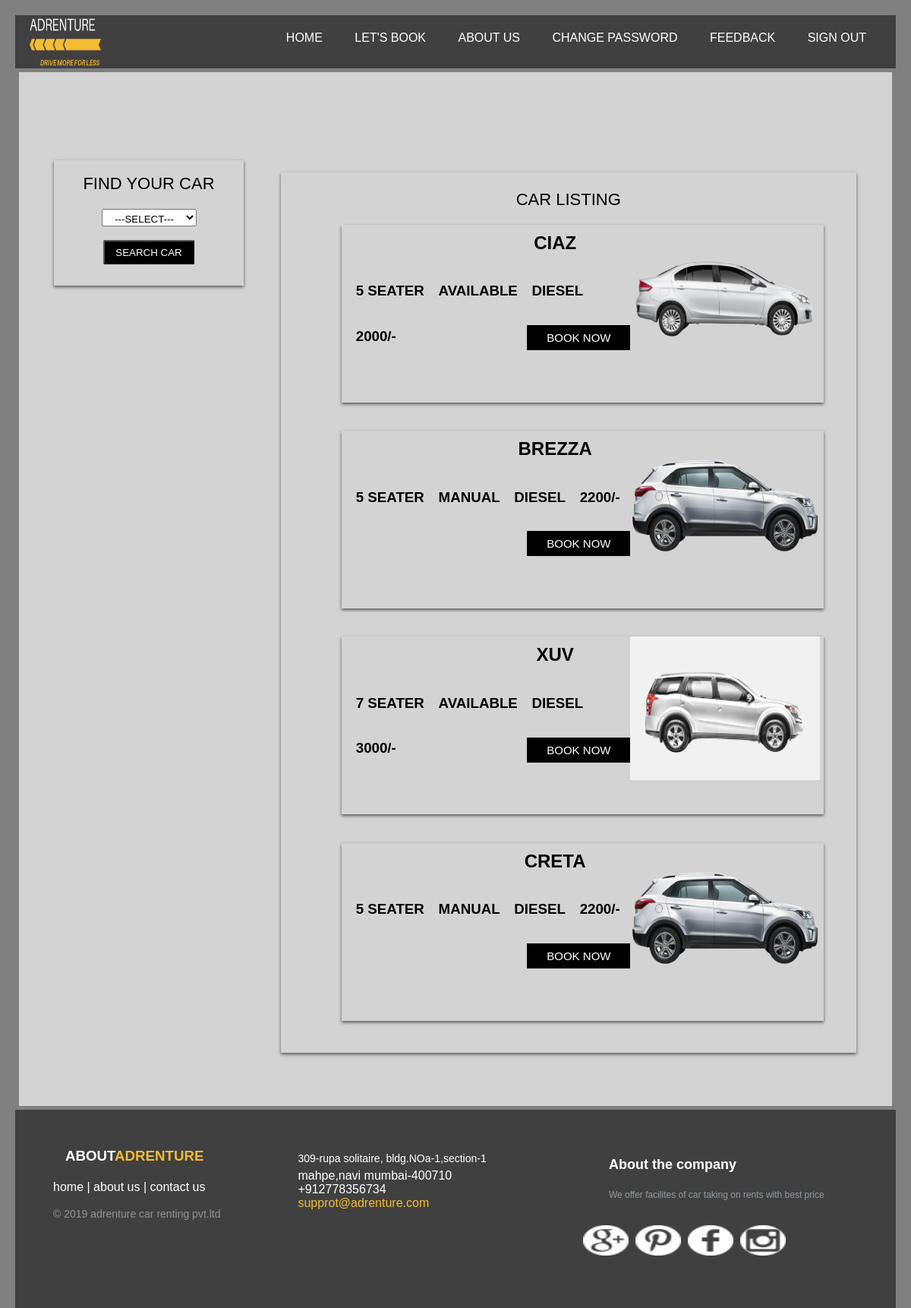
/index.php?page=findcar (signed in), run on the app's committed database.
### tables this page shows
CREATE TABLE IF NOT EXISTS `cartb` (
`c_id` int(20) NOT NULL,
  `v_nm` varchar(20) NOT NULL,
  `v_img` text NOT NULL,
  `v_fueltype` varchar(20) NOT NULL,
  `v_seats` int(20) NOT NULL,
  `v_rent` int(20) NOT NULL,
  `v_status` varchar(20) NOT NULL,
  `v_trans` varchar(20) NOT NULL,
  `qty` int(20) NOT NULL,
  `c_type` varchar(100) NOT NULL
);

### include/findcar.php (the view, shortened to what this page needs)
<?php
	$con=mysql_connect('localhost','root','root') or die("connect can't establish...");
?>
<html>
	<head>
	</head>
	</body>
			<div class="cat-table">
				<br><h1>FIND YOUR CAR</h1>
				<form action="" method="post">
				<select class="selcls" name="c_type" required>
				<?php
					echo "<option value=''>---select---</option>";
				?>
				</select><br><br>
				<input type="submit" name="submit" value="SEARCH CAR" />
				</form>
			</div>
			<div class="dis">
				<br><h1>CAR LISTING</h1>
				<?php
						if (!isset($_REQUEST['submit']))
						{
							$sel = "SELECT * FROM cartb";
							$results = mysql_query($sel,$con );
							if(mysql_num_rows($results)>0)
							{
							while ($rows= mysql_fetch_array($results))
							{
				?>
								<div class="card">
									<div class="photo">
										<img src="upload/<?php echo $rows['v_img'];?>" width="250px" height="189px">
									</div>
									<div class="description">
										<h2><?php echo $rows['v_nm']; ?></h2>
										<h3><?php echo $rows['v_seats']; echo "&nbsp;seater"; ?></h3>
										<h3><?php echo $rows['v_trans']; ?></h3>
										<h3><?php echo $rows['v_fueltype']; ?></h3>
										<h3><?php echo $rows['v_rent']; echo "/-"; ?></h3><br><br><br>
									</div>
									<form method="POST">
										<a href="index.php?page=book&book=<?php echo $rows['c_id']; ?>" class="button">book now</a>
									</form>
								</div>
				<?php
							}
						}
					}
				?>
			</div>
	</body>
</html>

### index.php (shortened to what this page needs)
<html>
<head>
<link href="css/hstyle.css" rel="stylesheet" type="text/css">
<link href="css/cstyle.css" rel="stylesheet" type="text/css">
<link href="css/fstyle.css" rel="stylesheet" type="text/css">
</head>
<body>
<div class =header>
		<div class=logo>
					<img src="images/logo.png" height=190 width=240>
				</div>
<?php
if(isset($_SESSION['unm']))
{
	if($_SESSION['a_u_status']==0)
	{
		?>
			<ul>
				<li><a href="index.php?page=home">HOME</a></li>
				<li><a href="index.php?page=findcar">LET'S BOOK</a></li>
				<li><a href="index.php?page=aboutus">ABOUT US</a></li>
				<li><a href="index.php?page=chg_password">CHANGE PASSWORD</a></li>
				<li><a href="index.php?page=feedback">FEEDBACK</a></li>
				<li><a href="index.php?page=logout">SIGN OUT</a></li>
			</ul>
		<?php
	}
	}
	?>
</div>
<div class=content>
<?php
	if(isset($_REQUEST['page']))
	{
		include "include/".$_REQUEST['page'].".php";
	}
	else
	{
		include "include/home.php";
	}
?>
<div class=footer>
	<div class=footer-content>
		<div class="footer-left">
			<h3>about<span>adrenture</span></h3><br>
			<p class="footer-links">
				<a href="index.php?page=home">home</a> |
				<a href="index.php?page=home">about us</a> |
				<a href="index.php?page=home">contact us</a>
			</p>
			<p class="footer-company-name">&copy; 2019 adrenture car renting pvt.ltd</p>
		</div>
		<div class="footer-center">
			<p><span>309-rupa solitaire,
			bldg.NOa-1,section-1</span>
			mahpe,navi mumbai-400710</p><br>
			<p>+912778356734</p><br>
			<p><a href ="mailto:support@adrenture.com">supprot@adrenture.com</a></p>
		</div>
		<div class="footer-right">
					<p class="footer-company-about">
						<span>About the company</span>
						We offer facilites of car taking on rents with  best price
					</p><br>
					<a href="#"><img src="images/gp.png" height=40px width=60px></a>&nbsp;
					<a href="#"><img src="images/pin.png" height=40px width=60px></a>&nbsp;
					<a href="#"><img src="images/fb.png" height=40px width=60px></a>&nbsp;
					<a href="#"><img src="images/insta.png" height=40px width=60px></a>
				</div>
	</div>
</div>
</body>
</html>

### css/hstyle.css (style rules this page uses)
body,html { margin:10px; padding:0; background-color:grey; font-family:Arial,Helvetica,Sans-Serif; }
.header { background-color:#404040; width:100%; height:70px; margin-right:10px; }
ul { float:right; margin-right:20px; }
ul li { transition:0.8s ease; list-style-type:none; display:inline-block; padding-top:5px; text-transform:uppercase; }
ul li a { text-decoration:none; color:#fff; padding:19px; }
.logo { position:absolute; margin:-66px -55px; }

### css/cstyle.css (style rules this page uses)
.content { padding:70px 0; background-color:lightgrey; text-align:center; overflow:auto; margin:5px; min-height:100%; }
h1 { margin:0 0 20px 0; font-weight:300; font-size:22px; }
input[type="submit"], input[type="reset"] { margin-bottom:28px; height:32px; width:120px; background:#000; border-radius:2px; color:#fff; font-weight:500; text-transform:uppercase; transition:0.25 ease; cursor:pointer; }
.cat-table { position: relative; margin: 4%; background:transparent; height: auto; width: 250px; box-shadow: 0 2px 4px rgba(0, 0, 0, 0.6); text-transform:uppercase; }
.cat-table select { padding-top:4px; text-align:center; width:50%; text-transform:uppercase; }
.dis { margin-left:30%; margin-top:-17%; width:65%; height:100% auto; box-shadow: 0 2px 4px rgba(0, 0, 0, 0.6); background:transparent; padding:5px; }
.card { background:transparent; width:85%; height:30%; margin-left:75px; margin-bottom:5%; box-shadow: 0 2px 4px rgba(0, 0, 0, 0.6); }
.photo { float:right; padding-right:5px; }
.description { float:center; width:59%; border-right:10px; border-color:black; }
h2 { float:center; padding-left:10%; padding-top:10px; text-transform:uppercase; }
h3 { float:left; padding-left:5%; text-transform:uppercase; text-align:center; }
.card .button { text-decoration: none; padding:8px; background: #000; border:none; border-radius: 0px; color: #fff; text-transform: uppercase; transition: 0.2s ease; cursor: pointer; float:right; margin-top:15px; font-size:15px; width: 120px; position:relative; }
h2 { padding-left:50%; padding-top:10px; }

### css/fstyle.css (style rules this page uses)
.footer { background-color:#404040; width:100%; height:70px; margin-right:10px; }
.footer .footer-content { background-color:#404040; box-sizing:border-box; width:100%; text-align:left; padding:50px 50px 20px 50px; margin-bottom:10px; }
.footer-content .footer-left, .footer-content .footer-center, .footer-content .footer-right { display:inline-block; vertical-align:top; margin-bottom:45px; }
.footer-content .footer-left { width:30%; }
.footer-content h3 { color:#ffffff; margin:0; }
.footer-content h3 span { color:#f4bc33; }
.footer-content .footer-links { color:#ffffff; margin:20px 0 12px; }
.footer-content .footer-links a { display:inline-block; line-height:1.8; color:inherit; text-decoration:none; }
.footer-content .footer-company-name { color:#8f9296; font-size:14px; font-weight:normal; margin:0; }
.footer-content .footer-center { width:35%; }
.footer-content .footer-center p { display:inline-block; color:#ffffff; vertical-align:middle; margin:0; }
.footer-content .footer-center p span { display:block; font-weight:normal; font-size:14px; line-height:2; }
.footer-content .footer-center p a { color:#f4bc33; text-decoration:none; }
.footer-content .footer-right { width:30%; }
.footer-content .footer-right .footer-company-about { line-height:20px; color:#92999f; font-size:12px; margin-left:34px; font-weight:normal; }
.footer-content .footer-right .footer-company-about span { display:block; color:#ffffff; font-size:18px; font-weight:bold; margin-bottom:2opx; }
.footer-content .footer-company-about span { display: block; color: #ffffff; font-size: 18px; font-weight: bold; margin-bottom: 20px; }

### data on the page
cartb: v_img (picture), v_nm "CIAZ", v_seats "5", v_trans "AVAILABLE", v_fueltype "DIESEL", v_rent "2000"
cartb: v_img (picture), v_nm "BREZZA", v_seats "5", v_trans "MANUAL", v_fueltype "DIESEL", v_rent "2200"
cartb: v_img (picture), v_nm "XUV", v_seats "7", v_trans "AVAILABLE", v_fueltype "DIESEL", v_rent "3000"
cartb: v_img (picture), v_nm "CRETA", v_seats "5", v_trans "MANUAL", v_fueltype "DIESEL", v_rent "2200"
